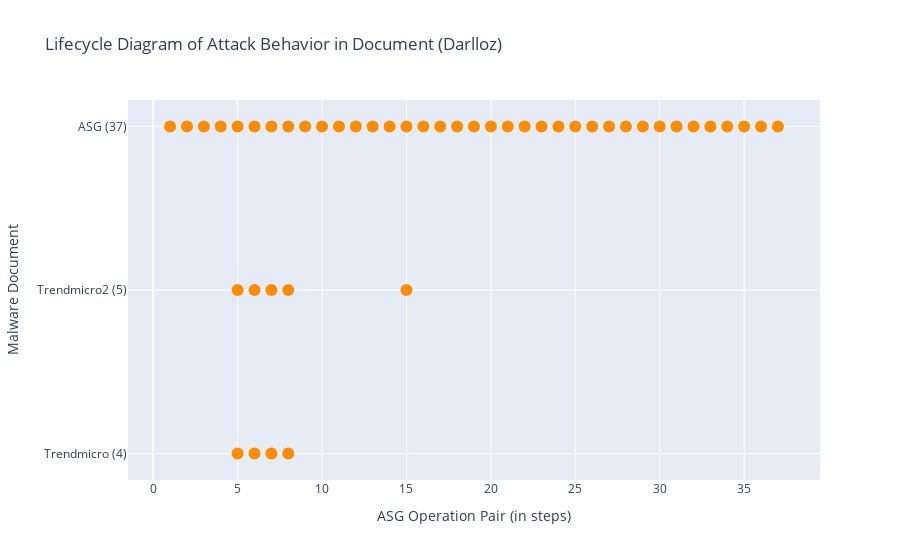

This figure's notebook cell:
### Markdown cell above
### Run Script: draw Lifecycle diagram
- 兩個 traces (legend) 一般的 OP 和 ChangeSys OP。分兩個顏色，不重疊。
- x: [a,a,a,a,b,b,b,c,c,c] 不同 report 的 step 可以放同一個 list，因為屬於同個 trace。

### Code cell
# import plotly.express as px
import plotly.graph_objects as go

def symmetric_difference(list1: list, list2: list) -> list:
    ''' return list1 - list2. '''
    s = set(list2)
    temp3 = [x for x in list1 if x not in s]
    return temp3

def draw_lifecycle(fset:FamilySet):
    familname = fset.familyname
    # reportnames = [rem.reportname for rem in fset.rem_lst if len(rem.match_regex)]

    fig = go.Figure()
    x, y = [], []
    x_sys, y_sys = [], []
    for i, rem in enumerate(fset.rem_lst):
        if len(rem.OPset_order_index) == 0:
            continue

        numOfDot = len(rem.OPset_order_index)
        reportname = rem.reportname
        reportname = rem.reportname.split('.')[0]
        reportname = reportname.split('-')[1]
        if reportname == 'Ms':
            reportname = 'Microsoft'
        reportname += f' ({numOfDot})'
        x_sys.extend(rem.SysOPset_order_index) # 改變系統設定檔的 OP
        y_sys.extend([reportname] * len(rem.SysOPset_order_index))
        current_x_normal = symmetric_difference(rem.OPset_order_index, rem.SysOPset_order_index) # 一般的/其餘的 OP
        # print(reportname, 'numOfDot', numOfDot, 'rem.OPset_order_index', rem.OPset_order_index)
        # print('x_normal', current_x_normal, 'x_sys', rem.SysOPset_order_index)
        x.extend(current_x_normal)
        y.extend([reportname] * len(current_x_normal))
        pass
    # todo: add baseline's lifecycle
    print()
    rowname = f'ASG ({len(fset.sample.OPset)})'
    current_x_system = fset.sample.OPset_sysOnly_ordered_index
    current_x_normal = symmetric_difference(list(range(len(fset.sample.OPset))), current_x_system) # all steps - sysobj steps
    # print(sorted(current_x_system)) # 只能放UPDATE的，OPEN/READ不能喔
    x_sys.extend(current_x_system)
    y_sys.extend([rowname] * len(current_x_system)) 
    x.extend(current_x_normal)
    y.extend([rowname] * len(current_x_normal))
    # print(rowname, len(fset.sample.OPset), len(current_x_system), len(current_x_normal))
    
    # normal OPs
    x = [idx+1 for idx in x] # add 1 to each asg index
    fig.add_trace(go.Scatter(
        x=x,
        y=y,
        marker=dict(color="darkorange", size=12),
        mode="markers",
        name="Normal Operation Pair",
    ))

    # changeSysObj OPs
    x_sys = x = [idx+1 for idx in x_sys]
    fig.add_trace(go.Scatter(
        x=x_sys,
        y=y_sys,
        marker=dict(color="blue", size=12),
        mode="markers",
        name="Change SR Operation Pair",
    ))

    fig.update_layout(title=f"Lifecycle Diagram of Attack Behavior in Document ({familname})",
                    xaxis_title="ASG Operation Pair (in steps)",
                    yaxis_title="Malware Document")
    fig.show()
    pass

draw_lifecycle(fset)

### Figure 1 — Plotly figure (JSON) as saved in the notebook; plotly's stock layout.template omitted (floating-point values rounded to 4 significant figures)
{"data": [{"marker": {"color": "darkorange", "size": 12}, "mode": "markers", "name": "Normal Operation Pair", "type": "scatter", "x": [8, 7, 6, 5, 15, 8, 7, 6, 5, 1, 2, 3, 4, 5, 6, 7, 8, 9, 10, 11, 12, 13, 14, 15, 16, 17, 18, 19, 20, 21, 22, 23, 24, 25, 26, 27, 28, 29, 30, 31, 32, 33, 34, 35, 36, 37], "y": ["Trendmicro (4)", "Trendmicro (4)", "Trendmicro (4)", "Trendmicro (4)", "Trendmicro2 (5)", "Trendmicro2 (5)", "Trendmicro2 (5)", "Trendmicro2 (5)", "Trendmicro2 (5)", "ASG (37)", "ASG (37)", "ASG (37)", "ASG (37)", "ASG (37)", "ASG (37)", "ASG (37)", "ASG (37)", "ASG (37)", "ASG (37)", "ASG (37)", "ASG (37)", "ASG (37)", "ASG (37)", "ASG (37)", "ASG (37)", "ASG (37)", "ASG (37)", "ASG (37)", "ASG (37)", "ASG (37)", "ASG (37)", "ASG (37)", "ASG (37)", "ASG (37)", "ASG (37)", "ASG (37)", "ASG (37)", "ASG (37)", "ASG (37)", "ASG (37)", "ASG (37)", "ASG (37)", "ASG (37)", "ASG (37)", "ASG (37)", "ASG (37)"]}, {"marker": {"color": "blue", "size": 12}, "mode": "markers", "name": "Change SR Operation Pair", "type": "scatter", "x": [], "y": []}], "layout": {"title": {"text": "Lifecycle Diagram of Attack Behavior in Document (Darlloz)"}, "xaxis": {"title": {"text": "ASG Operation Pair (in steps)"}}, "yaxis": {"title": {"text": "Malware Document"}}}}
